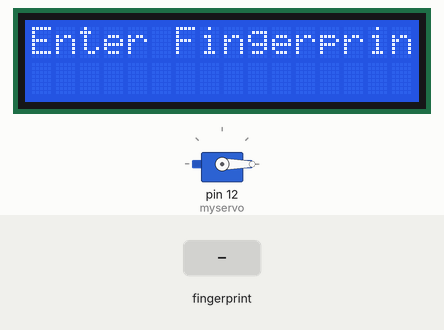
Recording of a sketch running on a simulated Arduino Uno, built with avr-gcc and run on an emulated ATmega328P. Parts: servo, 16×2 character LCD. Inputs (shaded band) come from the test bench.

Above: at 1.1 s.
At 4.2 s:
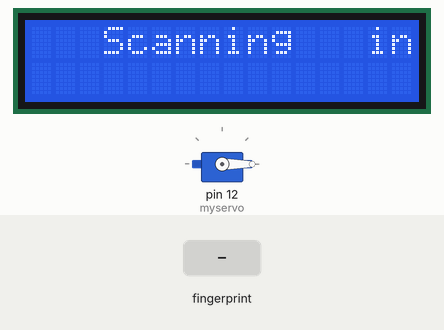
4.3 s: finger stored as number 1 placed on the sensor
At 4.56 s:
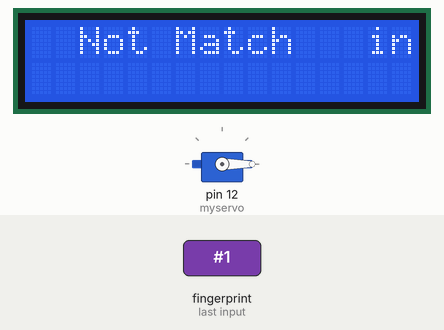
Timing chart, 0 to 7.3 s (numbered marks = the images above; inputs shaded):
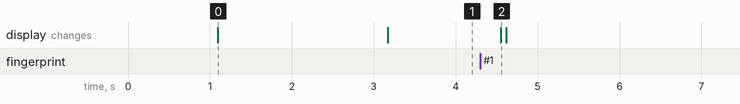

Measured:
- after the input at 4.3 s, the display: changes after 0.25 s (image 2)
- what the display in image 0 shows lasts 2.1 s, from 1.1 s to 3.2 s

The sketch:

Fingerprint__PART4_.ino
```cpp
#include <Adafruit_Fingerprint.h>
#include <SoftwareSerial.h>
#include<LiquidCrystal.h>
#include <LCD_I2C.h>
#include <Servo.h>

SoftwareSerial mySerial(2, 3);
Servo myservo;
Adafruit_Fingerprint finger = Adafruit_Fingerprint(&mySerial);
LCD_I2C lcd(0x27);

int getFingerprintIDez();

void setup()
{
  Serial.begin(9600);
  myservo.attach(12);
  myservo.write(0);

  lcd.begin();
  lcd.backlight();
  lcd.print("  CIRCUITS IO  ");
  lcd.setCursor(0,1);

  delay(1000);

  lcd.clear();
  lcd.print("Enter Fingerprint");
  lcd.setCursor(0,1);
  finger.begin(57600);
  delay(1000);
}


void loop()
{
  getFingerprintIDez();
}

int getFingerprintIDez() {
  uint8_t p = finger.getImage();
  if (p != FINGERPRINT_OK){
    lcd.setCursor(0,0);
    lcd.print("   Scanning   ");
   return -1;
  }
  p = finger.image2Tz();
  if (p != FINGERPRINT_OK);{
    lcd.setCursor(0,0);
    lcd.print("  Not Match  ");
   return -1;
  }

  p = finger.fingerFastSearch();
  if (p != FINGERPRINT_OK){
    lcd.setCursor(0,0);
    lcd.print("  Not Match  ");
    lcd.setCursor(0,1);
    lcd.print("  Not Match  ");
    return -1;
  }
    Serial.println("scan successful");
    lcd.setCursor(0,0);
    lcd.print(" Scan successful");
    lcd.setCursor(0,1);
    lcd.print("  -door open-  ");
    doorLock();

  return finger.fingerID;
}

void doorLock(){
  myservo.write(180);
  delay(500);
  myservo.write(0);
  lcd.print("  -door close-  ");
}
```
